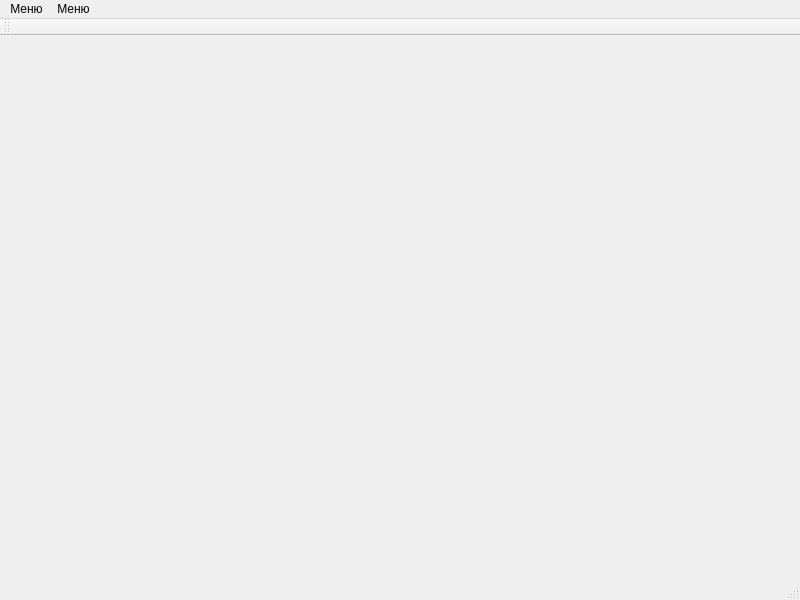
<?xml version="1.0" encoding="UTF-8"?>
<ui version="4.0">
 <class>MainWindow</class>
 <widget class="QMainWindow" name="MainWindow">
  <property name="geometry">
   <rect>
    <x>0</x>
    <y>0</y>
    <width>800</width>
    <height>600</height>
   </rect>
  </property>
  <property name="windowTitle">
   <string>MainWindow</string>
  </property>
  <widget class="QWidget" name="centralwidget"/>
  <widget class="QMenuBar" name="menubar">
   <property name="geometry">
    <rect>
     <x>0</x>
     <y>0</y>
     <width>800</width>
     <height>22</height>
    </rect>
   </property>
   <widget class="QMenu" name="menu">
    <property name="title">
     <string>Меню</string>
    </property>
    <addaction name="actionElement1"/>
    <addaction name="actionElement2"/>
    <addaction name="actionElement3"/>
   </widget>
   <widget class="QMenu" name="menu_2">
    <property name="title">
     <string>Меню</string>
    </property>
    <addaction name="actionOptions"/>
    <addaction name="action_5"/>
    <addaction name="separator"/>
    <addaction name="action_7"/>
   </widget>
   <addaction name="menu"/>
   <addaction name="menu_2"/>
  </widget>
  <widget class="QStatusBar" name="statusbar"/>
  <widget class="QToolBar" name="toolBar">
   <property name="windowTitle">
    <string>toolBar</string>
   </property>
   <attribute name="toolBarArea">
    <enum>TopToolBarArea</enum>
   </attribute>
   <attribute name="toolBarBreak">
    <bool>false</bool>
   </attribute>
  </widget>
  <action name="actionElement1">
   <property name="icon">
    <iconset resource="../ToolsRuntime/res/res.qrc">
     <normaloff>:/img/openfolderHS.png</normaloff>:/img/openfolderHS.png</iconset>
   </property>
   <property name="text">
    <string>Элемент</string>
   </property>
  </action>
  <action name="actionElement2">
   <property name="text">
    <string>Элемент</string>
   </property>
  </action>
  <action name="actionElement3">
   <property name="text">
    <string>Элемент</string>
   </property>
  </action>
  <action name="actionOptions">
   <property name="icon">
    <iconset resource="../ToolsRuntime/res/res.qrc">
     <normaloff>:/icons/shell32.dll_14_274-0.png</normaloff>:/icons/shell32.dll_14_274-0.png</iconset>
   </property>
   <property name="text">
    <string>Тест опции</string>
   </property>
  </action>
  <action name="action_5">
   <property name="text">
    <string>Элемент</string>
   </property>
  </action>
  <action name="action_7">
   <property name="text">
    <string>Элемент</string>
   </property>
  </action>
 </widget>
 <resources>
  <include location="../ToolsRuntime/res/res.qrc"/>
 </resources>
 <connections/>
</ui>
